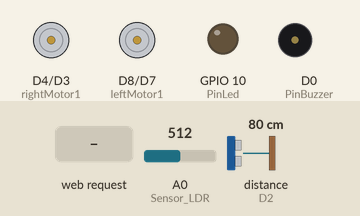
Bench run of a sketch on a simulated ESP8266 (NodeMCU). Shown: motor-driver pin pairs drawn as motors (green arrow = first pin HIGH = forward, orange = second pin HIGH = backward, longer = more drive, scaled by the enable pin), output pins drawn as LEDs (lit = HIGH), buzzer (waves = sounding, pin HIGH). Inputs (shaded band) come from the test bench; at power-on: A0 (Sensor_LDR) = 512, distance to the obstacle (sensor on D2) 80 cm. The echo pulse lasts 58.3 µs per cm; WiFi joins after 1.5 s; servers stay silent unless stated; what the sketch prints to the serial monitor is not drawn.

Above: at 1.2 s.
1.3 s: HTTP request GET /forward received
At 2.5 s:
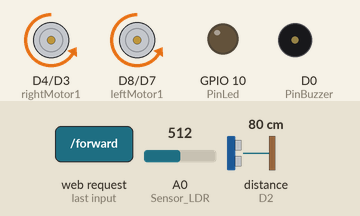
2.8 s: HTTP request GET /reverse received
At 4.0 s:
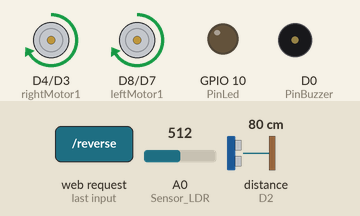
4.3 s: HTTP request GET /frente received
At 5.2 s:
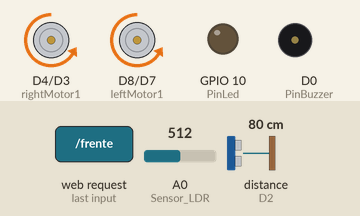
Timing chart, 0 to 7.3 s (numbered marks = the images above; inputs shaded):
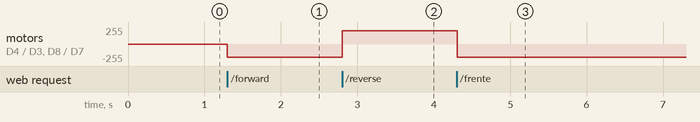

The sketch:

DG_Carro_Robo_v2.ino
```cpp
#include <ESP8266WiFi.h>
//#include <ESP8266WebServer.h>

WiFiClient client;
WiFiServer server(80);
const char* ssid = "RobotCar";
const char* password = "1234";


//DEFINIÇÃO DE IP FIXO PARA O NODEMCU
IPAddress ip(192,168,0,200);
IPAddress gateway(192,168,0,1);
IPAddress subnet(255,255,255,0);

String  command =""; // Command received from Android device

#include <Ultrasonic.h>

//Configuração
int vel_min = 500;
int vel_normal = 750;
int vel_max = 1023;
int tempo_desvio = 2000; //delay em ms
int speedCar = 800;  // velocidade do carro (400 - 1023)
int speed_Coeff = 2;
int dist_min = 20; // distância mínima para desvio (cm)
int ModoRemAuto = 0; // 0 - modo remoto / 1 - modo automático
int luz_min = 50; // 0 - modo remoto / 1 - modo automático


/*
 * Pinos
 * Não utilizar GPIOs: 6, 7, 8, 9 (SD2) e 11
 * Utilizar o RX (GPIO 3) como saída digital
 * Não utilizar o TX (GPIO 1) como saída digital
 * D0 não tem PWM
 *
*/
const int rightMotor2 = D3;    // GPIO 13
const int rightMotor1 = D4;    // GPIO 15
const int leftMotor2 = D7;    // GPIO 0
const int leftMotor1 = D8;    // GPIO 2
const int eneLeftMotor = D5;  // GPIO 12
const int eneRightMotor = D6; // GPIO 14

const int PinLed = 10; //GPIO 10 - SD3
const int PinBuzzer = D0; //GPIO 16
#define TRIGGER_PIN D1
#define ECHO_PIN    D2

//Sensor Ultrassonico
Ultrasonic ultrasonic(TRIGGER_PIN, ECHO_PIN);
int dist_num_leitura = 1;
float dist_sinal;
float dist_soma = 0;
float dist_cm = 0;


//LDR
const int Sensor_LDR = A0; //entrada analógica do LDR
int LDR_num_leitura = 1; //Define o numero de medicoes
long LDR_sinal;   //Armazena o valor lido do Sensor de Som
long LDR_soma = 0; //Armazena o valor total das n medicoes
long LDR_valor = 0;
int IntensidadeLuz = 0;


/* connecting WiFi */
void CONNECTWIFI()
{
   Serial.println("Connecting to WIFI");

  //Modo Station (STA)
   // WiFi.mode(WIFI_STA);
   // WiFi.begin(ssid, password);
   // WiFi.config(ip, gateway, subnet);


  //Modo Access Point (AP) - IP padrão do NodeMCU = 192.168.4.1
  WiFi.mode(WIFI_AP);
  WiFi.softAP(ssid);
  //softAPConfig (local_ip, gateway, sub-rede);

  //Modo STA_AP
   //WiFi.mode(WIFI_STA_AP);
   //WiFi.config(local_ip, gateway, subnet, dns1, dns2);
   //WiFi.softAP(ssid, password);


  //while ((!(WiFi.status() == WL_CONNECTED)))
  //{
  //  delay(300);
  //  Serial.print("..");
  //}

  Serial.println("");
  //Serial.println("WiFi connected");
  Serial.println("NodeMCU Local IP is : ");
  //Serial.print((WiFi.localIP())); //Endereço STA
  Serial.print(WiFi.softAPIP()); //Endereço AP
  Serial.println("");
}

void setup()
{
  Serial.begin(115200);

  pinMode (eneLeftMotor, OUTPUT);
  pinMode (eneRightMotor, OUTPUT);
  pinMode (leftMotor1, OUTPUT);
  pinMode (leftMotor2, OUTPUT);
  pinMode (rightMotor1, OUTPUT);
  pinMode (rightMotor2, OUTPUT);
  pinMode (PinLed, OUTPUT);
  pinMode (PinBuzzer, OUTPUT);

  CONNECTWIFI();

  server.begin();

  ModoRemAuto = 0; // modo remoto
  SetLed(0);
 }


void SetLed (int State)
{
 digitalWrite(PinLed, State);
}


void PlayBuzzer (int frequencia, int duracao, int tempo)
{
  tone(PinBuzzer, frequencia , duracao);
  delay (tempo);
  noTone(PinBuzzer);
}


void DISTANCIA()
{
  float cmMsec;
  long microsec = ultrasonic.timing();  //Le os dados do sensor, com o tempo de retorno do sinal
  cmMsec = ultrasonic.convert(microsec, Ultrasonic::CM);  //Calcula a distancia em centimetros

  //Efetua n leituras do sinal
  dist_soma = 0;
  for (int i=0; i < dist_num_leitura ; i++)
  {
    dist_sinal = cmMsec;
    dist_soma = dist_soma + dist_sinal;
  }
  dist_cm = dist_soma / dist_num_leitura;

  Serial.print("Distancia = ");
  Serial.print(dist_cm);
  Serial.println("cm");

 }


void LUMINOSIDADE()
  {

    LDR_soma = 0; //Zera a variável LDR
    for (int i = 0; i <= LDR_num_leitura; i++) //Faz n vezes a leitura do sensor
    {
      LDR_sinal = analogRead(Sensor_LDR);//Faz a leitura do sensor, em um valor que pode variar de 0 a 1024
      LDR_valor = map(LDR_sinal, 0, 1023, 0, 100); //Converte o valor para uma escala de 0 a 100
      LDR_soma = LDR_soma + LDR_valor;
    }
   IntensidadeLuz = LDR_soma / LDR_num_leitura;

    Serial.print("LDR = ");
    Serial.print(IntensidadeLuz);
    Serial.println("%");
  }


/* command motor forward */
void forwardMotor(void)
{
  analogWrite(eneLeftMotor, speedCar);
  //delay(30);
  analogWrite(eneRightMotor, speedCar);
  //delay(30);

  digitalWrite(leftMotor1,LOW);
  digitalWrite(leftMotor2,HIGH);
  digitalWrite(rightMotor1,LOW);
  digitalWrite(rightMotor2,HIGH);

}

/* command motor backward */
void reverseMotor(void)
{
  analogWrite(eneLeftMotor, speedCar);
  //delay(30);
  analogWrite(eneRightMotor, speedCar);
  //delay(30);

  digitalWrite(leftMotor1,HIGH);
  digitalWrite(leftMotor2,LOW);
  digitalWrite(rightMotor1,HIGH);
  digitalWrite(rightMotor2,LOW);
}

/* command motor turn left */
void leftMotor(void)
{
  analogWrite(eneLeftMotor, speedCar);
  //delay(30);
  analogWrite(eneRightMotor, speedCar);
  //delay(30);

  digitalWrite(leftMotor1,LOW);
  digitalWrite(leftMotor2,LOW);
  digitalWrite(rightMotor1,LOW);
  digitalWrite(rightMotor2,HIGH);
}

/* command motor turn right */
void rightMotor(void)
{
  analogWrite(eneLeftMotor, speedCar);
  //delay(30);
  analogWrite(eneRightMotor, speedCar);
  //delay(30);

  digitalWrite(leftMotor1,LOW);
  digitalWrite(leftMotor2,HIGH);
  digitalWrite(rightMotor1,LOW);
  digitalWrite(rightMotor2,LOW);
}

/* command motor stop */
void stopMotor(void)
{
  analogWrite(eneLeftMotor, 0);
  //delay(30);
  analogWrite(eneRightMotor, 0);
  //delay(30);

  digitalWrite(leftMotor1,LOW);
  digitalWrite(leftMotor2,LOW);
  digitalWrite(rightMotor1,LOW);
  digitalWrite(rightMotor2,LOW);
}


void MODOAUTONOMO()
{

  if(dist_cm < dist_min)
   {
    stopMotor(); Serial.println("Parado");
    speedCar = vel_min;
    delay(tempo_desvio);
    reverseMotor(); Serial.println("Reverso");
    delay(tempo_desvio);
    leftMotor(); Serial.println("Esquerda");
    delay(tempo_desvio);
    stopMotor(); Serial.println("Parado");
    delay(tempo_desvio);
   }

  else
   {
   speedCar = vel_normal;
   forwardMotor(); Serial.println("Frente");
   }


   if(IntensidadeLuz < luz_min)
   {
    SetLed(1);
    Serial.println("Farol ligado");
   }
   else
   {
    SetLed(0);
    Serial.println("Farol desligado");
   }

}

/* check command received from Android Device */
String checkClient (void)
{
  while(!client.available()) delay(1);
  String request = client.readStringUntil('\r');
  request.remove(0, 5);
  request.remove(request.length()-9,9);
  return request;
}


/* send command echo back to android device */
void sendBackEcho(String echo)
{
  client.println("HTTP/1.1 200 OK");
  client.println("Content-Type: text/html");
  client.println("");
  client.println("<!DOCTYPE HTML>");
  client.println("<html>");
  client.println(echo);
  client.println("</html>");
  client.stop();

  Serial.println(echo);

  delay(1);
}


void loop()
{

   if (ModoRemAuto == 1)
   {
    MODOAUTONOMO();
    Serial.println("Modo Automático");
   }
   else
   {
    Serial.println("Modo Remoto");
   }


   DISTANCIA();
   LUMINOSIDADE();

  client = server.available();
    if (!client) return;
    command = checkClient ();

  if ((command == "forward" || command == "frente" || command == "para frente" || command == "seguir" || command == "vai") && (dist_cm > dist_min)) forwardMotor();
  else if (command == "reverse" || command == "reverso" || command == "para trás" || command == "voltar" || command == "volta" || command == "retorno") reverseMotor();
  else if (command == "left"    || command == "esquerda" || command == "lado esquerdo") leftMotor();
  else if (command == "right"   || command == "direita"  || command == "lado direito") rightMotor();
  else if (command == "stop"    || command == "pare" || command == "parar" || command == "parado") stopMotor();
  else if (command == "lento") speedCar = vel_min;
  else if (command == "normal") speedCar = vel_normal;
  else if (command == "turbo") speedCar = vel_max;

  else if (command == "farolon") SetLed(1);
  else if (command == "faroloff") SetLed(0);
  else if (command == "alertaon") SetLed(1);
  else if (command == "alertaoff") SetLed(0);
  else if (command == "buzzeron") PlayBuzzer (2000, 200, 2000); // (frequência [Hz], duração [ms], delay [ms])
  else if (command == "buzzeroff") noTone(PinBuzzer);
  else if (command == "automatico") ModoRemAuto = 1;
  else if (command == "remoto") ModoRemAuto = 0;


    sendBackEcho(command); // send command echo back to android device
    command = "";


  delay (10);

}
```

Measured:
- after the input at 1.3 s, motor on D4 (rightMotor1) / D3 (rightMotor2), motor on D8 (leftMotor1) / D7 (leftMotor2): stopped → backward 199/255 at once
- after the input at 2.8 s, motor on D4 (rightMotor1) / D3 (rightMotor2), motor on D8 (leftMotor1) / D7 (leftMotor2): backward 199/255 → forward 199/255 at once
- after the input at 4.3 s, motor on D4 (rightMotor1) / D3 (rightMotor2), motor on D8 (leftMotor1) / D7 (leftMotor2): forward 199/255 → backward 199/255 at once
